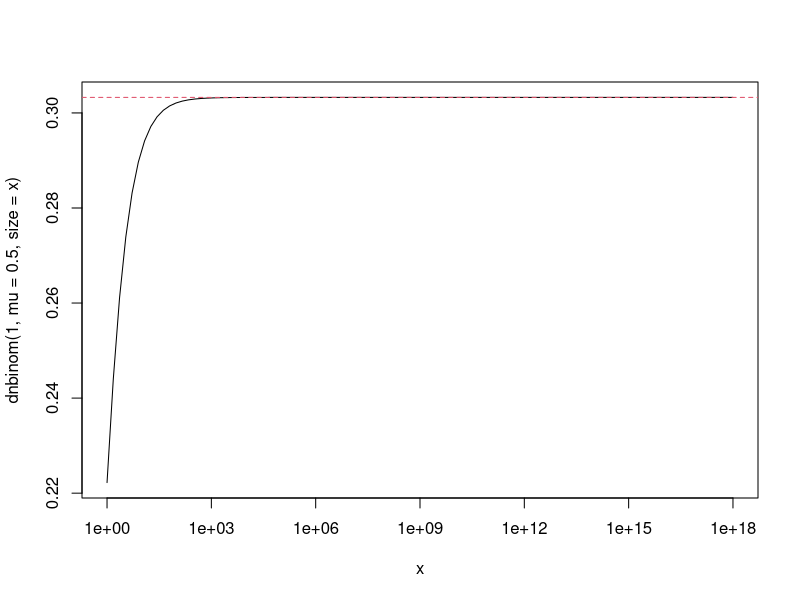

The R source for this figure:

curve(dnbinom(1,mu=0.5,size=x),log="x",from=1,to=1e18)
abline(h=dpois(1,lambda=0.5),col=2,lty=2)
text(1,dpois(1,lambda=0.5)+0.02,"Poisson",col=2,pos=4)

